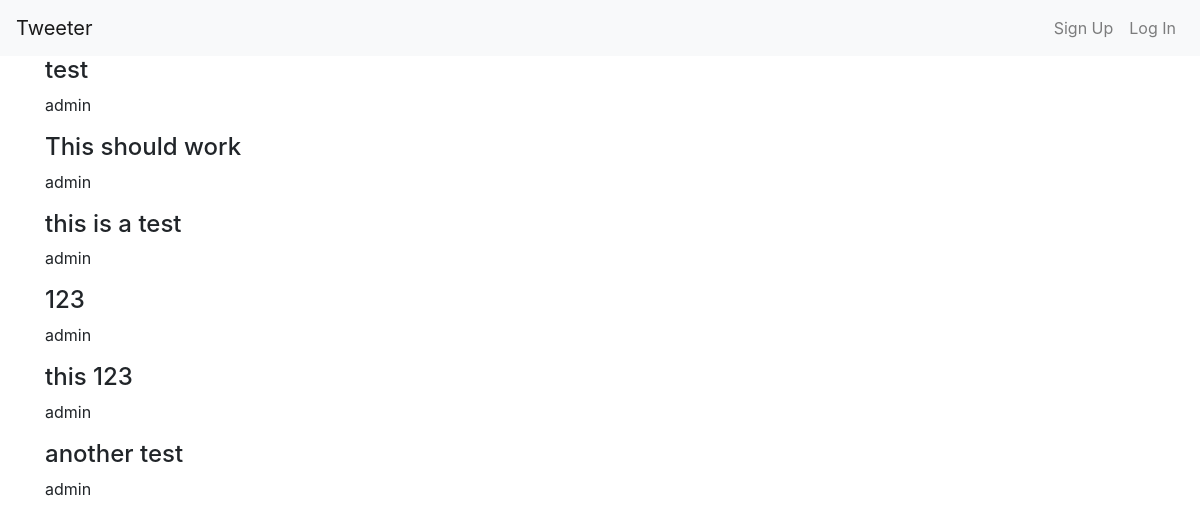
The app's page /, older data.
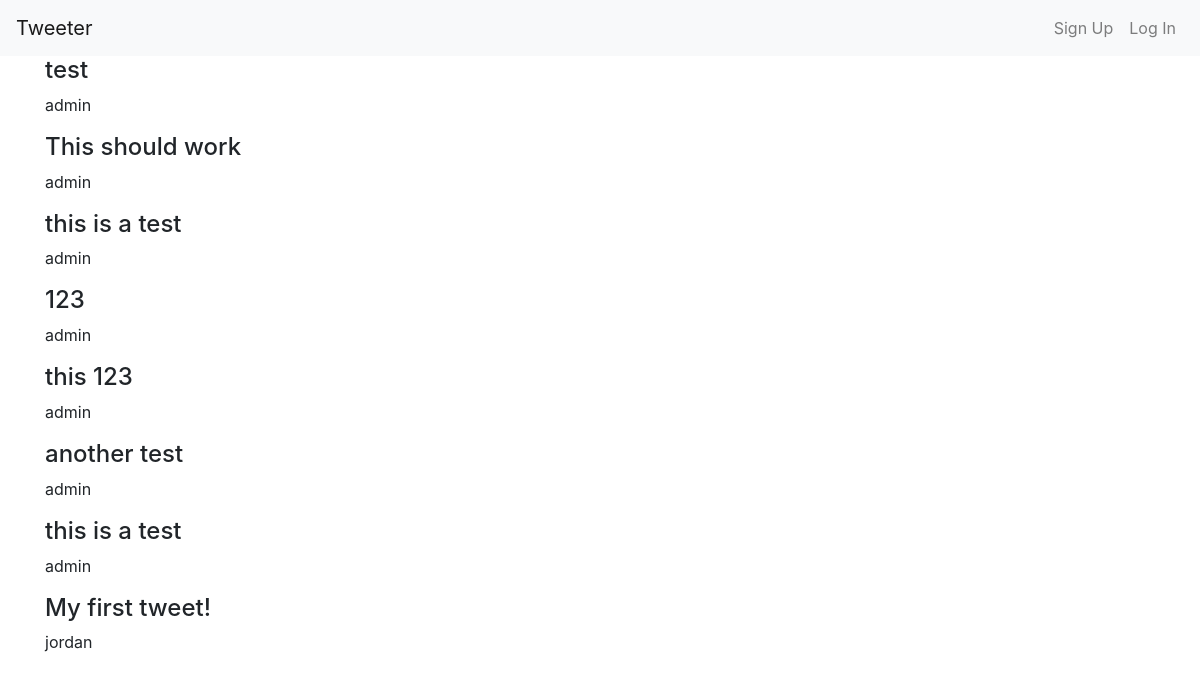
The same page, newer data.
### tweets/models.py (models this page shows, shortened)
class Tweet(models.Model):
    user = models.ForeignKey(get_user_model(), on_delete=models.PROTECT)
    body = models.CharField(max_length=255)
    created_at = models.DateTimeField(default=timezone.now)
    updated_at = models.DateTimeField(default=timezone.now)

### users/models.py (models this page shows, shortened)
class CustomUser(AbstractUser):
    gender = models.CharField(max_length=255, blank=True, null=True)
    dob = models.DateField(null=True, blank=True)
    location = models.CharField(max_length=255, blank=True, null=True)
    def __str__(self):
        return self.username

### tweets/views.py (the view)
# urls.py: path('', TweetListView.as_view(), name='home'),
class TweetListView(ListView):
    model = Tweet
    template_name = 'home.html'

### tweets/templates/home.html
{% extends 'base.html' %}
{% block content %}
  {% for tweet in object_list %}
    <div class="tweet-entry">
        <h4>{{ tweet.body }}</h4>
        <p>{{ tweet.user }}</p>
    </div>
  {% endfor %}
{% endblock content %}

Row changes from the older to the newer data that the page shows:
added Tweet: body "this is a test", user "admin"
added Tweet: body "My first tweet!", user "jordan"
